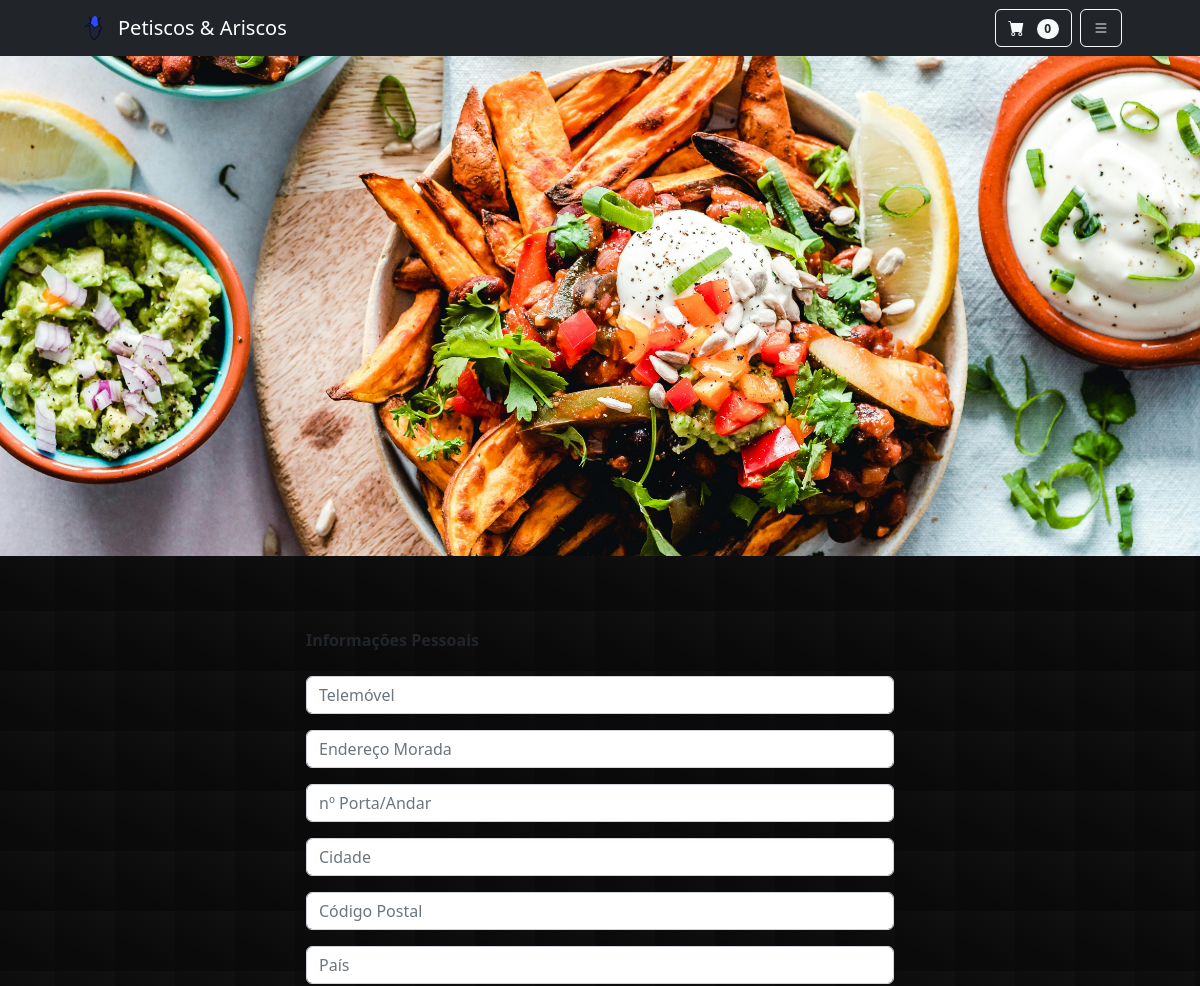
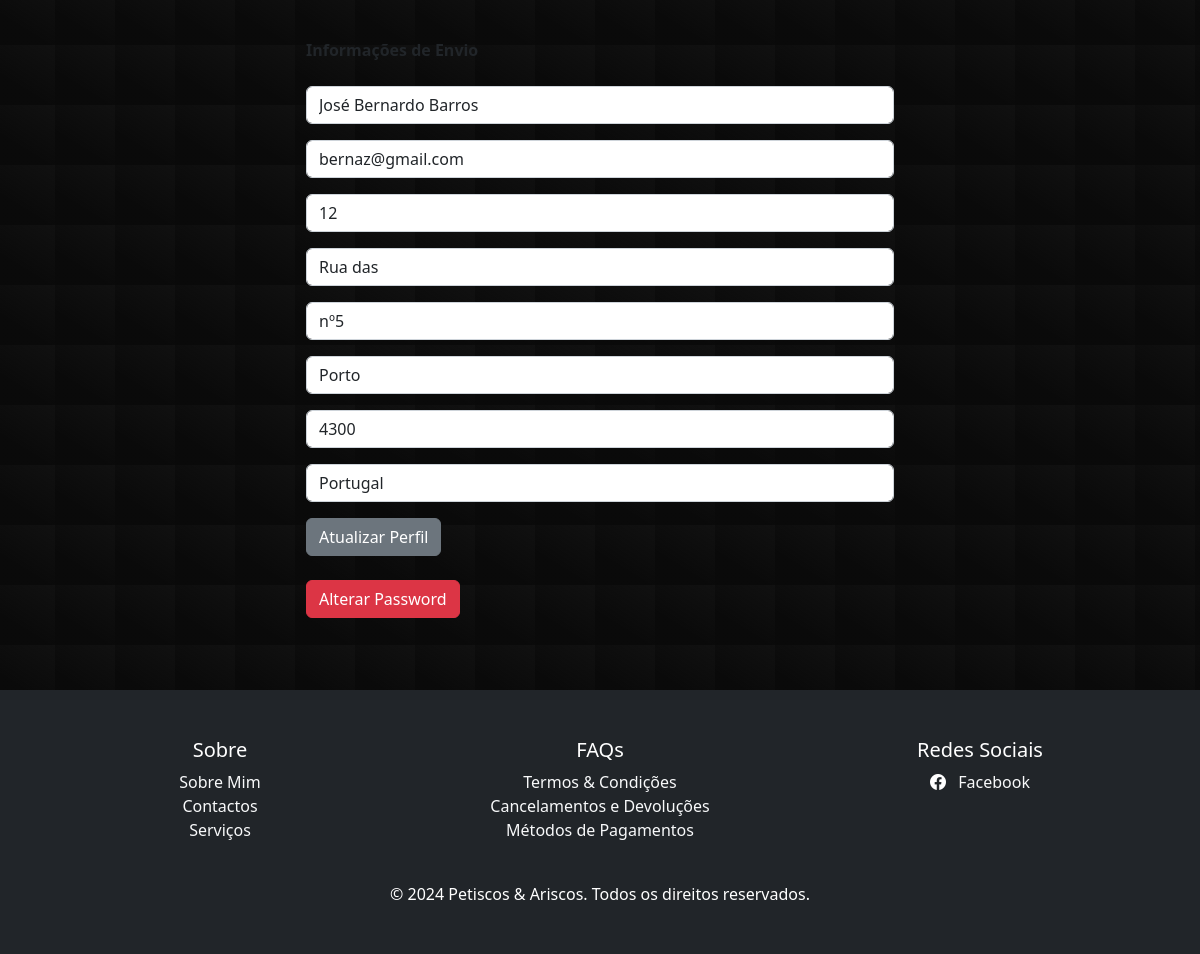
The page /editar_info/ (signed in) on the database its author committed (2 pictures, top to bottom).
### loja/models.py (models this page shows, shortened)
class Profile(models.Model):
	user = models.OneToOneField(User, on_delete=models.CASCADE)
	date_modified = models.DateTimeField(User, auto_now=True)
	phone = models.CharField(max_length=20, blank=True)
	address1 = models.CharField(max_length=200, blank=True)
	address2 = models.CharField(max_length=200, blank=True)
	city = models.CharField(max_length=20, blank=True)
	zipcode = models.CharField(max_length=20, blank=True)
	country = models.CharField(max_length=20, blank=True)
	old_cart = models.CharField(max_length=20, blank=True, null=True)

### pagamentos/models.py (models this page shows, shortened)
class ShippingAddress(models.Model):
    user = models.ForeignKey(User, on_delete=models.CASCADE, null=True, blank=True)
    shipping_full_name = models.CharField(max_length=200)
    shipping_email = models.CharField(max_length=200)
    shipping_address1 = models.CharField(max_length=200)
    shipping_address2 = models.CharField(max_length=200)
    shipping_phone = models.CharField(max_length=200, null=True, blank=True)
    shipping_city = models.CharField(max_length=200, null=True, blank=True)
    shipping_zipcode = models.CharField(max_length=200, null=True, blank=True)
    shipping_country = models.CharField(max_length=200, null=True, blank=True)
    class Meta:
        verbose_name_plural = "Shipping Address"

### loja/views.py (the view)
# urls.py: path('editar_info/', views.update_info, name='update_info'),
def update_info(request):
    if request.user.is_authenticated:
        current_user = Profile.objects.get(user__id=request.user.id)
        shipping_user = ShippingAddress.objects.get(user__id=request.user.id)
        form = UserInfoForm(request.POST or None, instance=current_user)
        shipping_form = ShippingForm(request.POST or None, instance=shipping_user)
        if form.is_valid() or shipping_form.is_valid():
            form.save()
            shipping_form.save()
            messages.success(request, ("O as informações do teu perfil foram atualizadas!."))
            return redirect('home')
        return render(request, 'update_info.html', {'form':form, 'shipping_form':shipping_form})
    else:
        messages.success(request, ("Tens de iniciar sessão para alterares as informações do teu perfil."))
        return redirect('home')

### loja/forms.py
class UserInfoForm(forms.ModelForm):
	phone = forms.CharField(label="", widget=forms.TextInput(attrs={'class':'form-control', 'placeholder':'Telemóvel'}), required=False)
	address1 = forms.CharField(label="", widget=forms.TextInput(attrs={'class':'form-control', 'placeholder':'Endereço Morada'}), required=False)
	address2 = forms.CharField(label="", widget=forms.TextInput(attrs={'class':'form-control', 'placeholder':'nº Porta/Andar'}), required=False)
	city = forms.CharField(label="", widget=forms.TextInput(attrs={'class':'form-control', 'placeholder':'Cidade'}), required=False)
	zipcode = forms.CharField(label="", widget=forms.TextInput(attrs={'class':'form-control', 'placeholder':'Código Postal'}), required=False)
	country = forms.CharField(label="", widget=forms.TextInput(attrs={'class':'form-control', 'placeholder':'País'}), required=False)
	class Meta:
		model = Profile
		fields = ('phone', 'address1', 'address2', 'city', 'zipcode', 'country', )

### carrinho/cart.py (called while the page is built)
	def __len__(self):
		return len(self.cart)

### carrinho/context_processors.py (called while the page is built)
def cart(request):
	return {'cart': Cart(request)}

### loja/templates/update_info.html (shortened to what this page needs)
{% extends 'base.html' %}
{% load static %}
{% block content %}
    <section class="header-section" style="background: url('{% static "assets/food_header.jpg" %}') center center/cover no-repeat; height: 500px; width: 100%;">
    </section>
    <div class="custom-pattern py-5">
        <div class="row justify-content-center">
            <div class="col-md-6">
                <br/>
                <strong>Informações Pessoais</strong>
                <form method="POST" action="{% url 'update_info' %}">
                    <br/>
                    {{ form.as_p }}
                    <br/>
                    <strong>Informações de Envio</strong>
                    <br/><br/>
                    {{ shipping_form.as_p }}
                    <button type="submit" class="btn btn-secondary">Atualizar Perfil</button>
                </form>
                <br/>
                <a href="{% url 'update_password' %}" class="btn btn-danger">Alterar Password</a>
                <br/><br/>
            </div>
        </div>
    </div>
{% endblock %}

### static/css/customs.css (style rules this page uses)
.custom-pattern { width: 100%; min-height: auto; background-color: #111111; background-image: linear-gradient( 32deg, rgba(8, 8, 8, 0.74) 30px, transparent ); background-size: 60px 60px; background-position: -5px -5px; background-repeat: repeat; background-attachment: local; overflow: hidden; }

### loja/templates/base.html (style rules this page uses)
html, body { height: 100%; margin: 0; }
body { display: flex; flex-direction: column; }

### rows shown on the page
ShippingAddress: shipping_full_name "José Bernardo Barros", shipping_email "bernaz@gmail.com", shipping_phone "12", shipping_address1 "Rua das", shipping_address2 "nº5", shipping_city "Porto", shipping_zipcode "4300", shipping_country "Portugal"

### other values the page prints
{{ cart|length }} "0"
